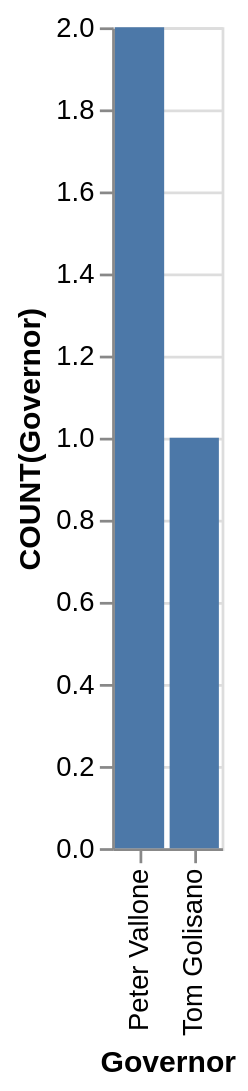

Write the Vega-Lite specification saved for this chart.
### Vega-Lite specification from a JSON file in a GitHub repository (floating-point values rounded to 4 significant figures)
{"data": {"values": [{"x_data": "Peter Vallone", "y_data": 2}, {"x_data": "Tom Golisano", "y_data": 1}]}, "mark": "bar", "encoding": {"x": {"field": "x_data", "type": "nominal", "title": "Governor", "sort": "ascending"}, "y": {"field": "y_data", "type": "quantitative", "title": "COUNT(Governor)"}}}
